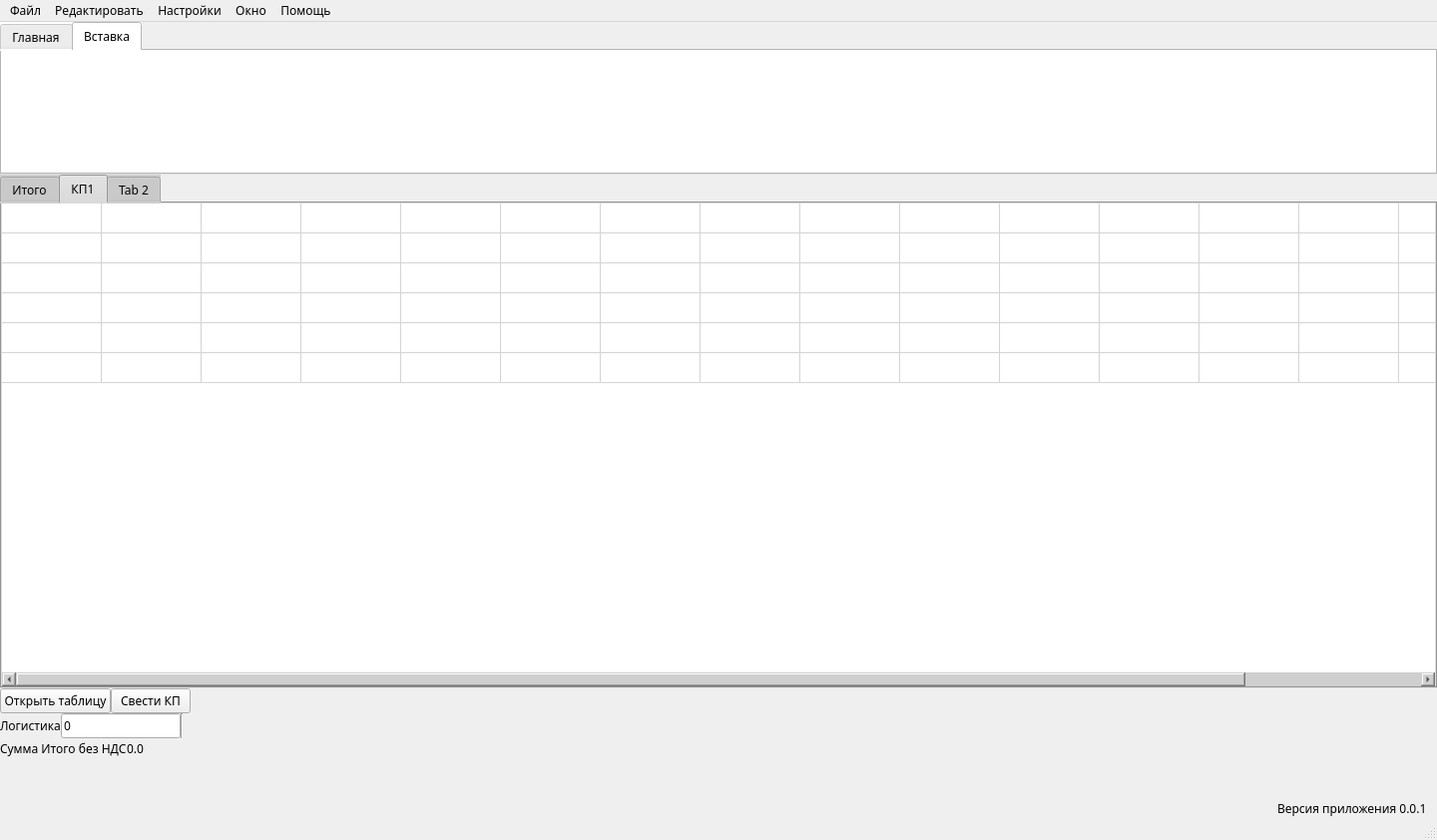
<?xml version="1.0" encoding="UTF-8"?>
<ui version="4.0">
 <class>MainWindow</class>
 <widget class="QMainWindow" name="MainWindow">
  <property name="geometry">
   <rect>
    <x>0</x>
    <y>0</y>
    <width>1440</width>
    <height>842</height>
   </rect>
  </property>
  <property name="sizePolicy">
   <sizepolicy hsizetype="Expanding" vsizetype="Expanding">
    <horstretch>0</horstretch>
    <verstretch>0</verstretch>
   </sizepolicy>
  </property>
  <property name="font">
   <font>
    <family>Gadugi</family>
   </font>
  </property>
  <property name="windowTitle">
   <string>Автоматизация подготовки коммерческих предложений</string>
  </property>
  <property name="autoFillBackground">
   <bool>true</bool>
  </property>
  <property name="styleSheet">
   <string notr="true"/>
  </property>
  <widget class="QWidget" name="centralwidget">
   <property name="sizePolicy">
    <sizepolicy hsizetype="Expanding" vsizetype="Expanding">
     <horstretch>0</horstretch>
     <verstretch>0</verstretch>
    </sizepolicy>
   </property>
   <layout class="QVBoxLayout" name="verticalLayout">
    <property name="spacing">
     <number>0</number>
    </property>
    <property name="leftMargin">
     <number>0</number>
    </property>
    <property name="topMargin">
     <number>0</number>
    </property>
    <property name="rightMargin">
     <number>0</number>
    </property>
    <property name="bottomMargin">
     <number>0</number>
    </property>
    <item>
     <layout class="QHBoxLayout" name="horizontalLayout_3">
      <property name="topMargin">
       <number>0</number>
      </property>
     </layout>
    </item>
    <item>
     <widget class="QTabWidget" name="EditMenu_2">
      <property name="sizePolicy">
       <sizepolicy hsizetype="Expanding" vsizetype="Minimum">
        <horstretch>0</horstretch>
        <verstretch>0</verstretch>
       </sizepolicy>
      </property>
      <property name="minimumSize">
       <size>
        <width>1440</width>
        <height>117</height>
       </size>
      </property>
      <property name="styleSheet">
       <string notr="true">background-color: #ffffff;


</string>
      </property>
      <property name="currentIndex">
       <number>1</number>
      </property>
      <widget class="QWidget" name="MainTab">
       <property name="sizePolicy">
        <sizepolicy hsizetype="Preferred" vsizetype="Maximum">
         <horstretch>0</horstretch>
         <verstretch>0</verstretch>
        </sizepolicy>
       </property>
       <property name="minimumSize">
        <size>
         <width>0</width>
         <height>0</height>
        </size>
       </property>
       <attribute name="title">
        <string>Главная</string>
       </attribute>
       <layout class="QHBoxLayout" name="horizontalLayout_4">
        <property name="spacing">
         <number>10</number>
        </property>
        <property name="leftMargin">
         <number>5</number>
        </property>
        <property name="topMargin">
         <number>0</number>
        </property>
        <property name="rightMargin">
         <number>5</number>
        </property>
        <property name="bottomMargin">
         <number>0</number>
        </property>
        <item>
         <layout class="QVBoxLayout" name="VLayoutBuffer">
          <property name="bottomMargin">
           <number>5</number>
          </property>
          <item>
           <layout class="QHBoxLayout" name="horizontalLayout_5">
            <property name="leftMargin">
             <number>5</number>
            </property>
            <property name="topMargin">
             <number>5</number>
            </property>
            <item>
             <widget class="QPushButton" name="pushButton_2">
              <property name="enabled">
               <bool>true</bool>
              </property>
              <property name="sizePolicy">
               <sizepolicy hsizetype="Preferred" vsizetype="Minimum">
                <horstretch>0</horstretch>
                <verstretch>0</verstretch>
               </sizepolicy>
              </property>
              <property name="font">
               <font>
                <family>SF Pro Text</family>
                <pointsize>8</pointsize>
               </font>
              </property>
              <property name="styleSheet">
               <string notr="true">background-color: #dbdbdb;</string>
              </property>
              <property name="text">
               <string>Вставить</string>
              </property>
              <property name="icon">
               <iconset theme="QIcon::ThemeIcon::EditPaste">
                <normaloff>.</normaloff>.</iconset>
              </property>
              <property name="flat">
               <bool>false</bool>
              </property>
             </widget>
            </item>
            <item>
             <layout class="QVBoxLayout" name="verticalLayout_7">
              <item>
               <widget class="QPushButton" name="pushButton_5">
                <property name="sizePolicy">
                 <sizepolicy hsizetype="Minimum" vsizetype="Fixed">
                  <horstretch>0</horstretch>
                  <verstretch>0</verstretch>
                 </sizepolicy>
                </property>
                <property name="font">
                 <font>
                  <family>SF Pro Text</family>
                  <pointsize>8</pointsize>
                 </font>
                </property>
                <property name="styleSheet">
                 <string notr="true">background-color: #dbdbdb;</string>
                </property>
                <property name="text">
                 <string>Вырезать</string>
                </property>
                <property name="icon">
                 <iconset theme="QIcon::ThemeIcon::EditCut">
                  <normaloff>.</normaloff>.</iconset>
                </property>
               </widget>
              </item>
              <item>
               <widget class="QPushButton" name="pushButton_4">
                <property name="sizePolicy">
                 <sizepolicy hsizetype="Minimum" vsizetype="Fixed">
                  <horstretch>0</horstretch>
                  <verstretch>0</verstretch>
                 </sizepolicy>
                </property>
                <property name="font">
                 <font>
                  <family>SF Pro Text</family>
                  <pointsize>8</pointsize>
                 </font>
                </property>
                <property name="styleSheet">
                 <string notr="true">background-color: #dbdbdb;</string>
                </property>
                <property name="text">
                 <string>Копировать</string>
                </property>
                <property name="icon">
                 <iconset theme="QIcon::ThemeIcon::EditCopy">
                  <normaloff>.</normaloff>.</iconset>
                </property>
               </widget>
              </item>
              <item>
               <widget class="QPushButton" name="pushButton_3">
                <property name="sizePolicy">
                 <sizepolicy hsizetype="Minimum" vsizetype="Fixed">
                  <horstretch>0</horstretch>
                  <verstretch>0</verstretch>
                 </sizepolicy>
                </property>
                <property name="font">
                 <font>
                  <family>SF Pro Text</family>
                  <pointsize>8</pointsize>
                 </font>
                </property>
                <property name="styleSheet">
                 <string notr="true">background-color: #dbdbdb;</string>
                </property>
                <property name="text">
                 <string>Формат по образцу</string>
                </property>
               </widget>
              </item>
             </layout>
            </item>
           </layout>
          </item>
          <item>
           <widget class="QLabel" name="label">
            <property name="sizePolicy">
             <sizepolicy hsizetype="Preferred" vsizetype="Fixed">
              <horstretch>0</horstretch>
              <verstretch>0</verstretch>
             </sizepolicy>
            </property>
            <property name="font">
             <font>
              <family>SF Pro Text</family>
              <pointsize>8</pointsize>
              <weight>50</weight>
              <italic>true</italic>
              <bold>false</bold>
              <stylestrategy>PreferAntialias</stylestrategy>
             </font>
            </property>
            <property name="text">
             <string>Буфер обмена</string>
            </property>
            <property name="scaledContents">
             <bool>false</bool>
            </property>
           </widget>
          </item>
         </layout>
        </item>
        <item>
         <widget class="Line" name="line">
          <property name="sizePolicy">
           <sizepolicy hsizetype="Fixed" vsizetype="Minimum">
            <horstretch>0</horstretch>
            <verstretch>0</verstretch>
           </sizepolicy>
          </property>
          <property name="orientation">
           <enum>Qt::Vertical</enum>
          </property>
         </widget>
        </item>
        <item>
         <layout class="QVBoxLayout" name="verticalLayout_6">
          <property name="sizeConstraint">
           <enum>QLayout::SetDefaultConstraint</enum>
          </property>
          <property name="bottomMargin">
           <number>5</number>
          </property>
          <item>
           <layout class="QVBoxLayout" name="verticalLayout_8">
            <property name="sizeConstraint">
             <enum>QLayout::SetDefaultConstraint</enum>
            </property>
            <property name="bottomMargin">
             <number>0</number>
            </property>
            <item>
             <layout class="QHBoxLayout" name="horizontalLayout_6">
              <property name="sizeConstraint">
               <enum>QLayout::SetDefaultConstraint</enum>
              </property>
              <item>
               <widget class="QFontComboBox" name="fontComboBox">
                <property name="styleSheet">
                 <string notr="true">background-color: #dbdbdb;</string>
                </property>
               </widget>
              </item>
              <item>
               <widget class="QSpinBox" name="spinBox">
                <property name="styleSheet">
                 <string notr="true">background-color: #dbdbdb;</string>
                </property>
               </widget>
              </item>
              <item>
               <widget class="QPushButton" name="pushButton_6">
                <property name="sizePolicy">
                 <sizepolicy hsizetype="Fixed" vsizetype="Fixed">
                  <horstretch>0</horstretch>
                  <verstretch>0</verstretch>
                 </sizepolicy>
                </property>
                <property name="styleSheet">
                 <string notr="true">background-color: #dbdbdb;</string>
                </property>
                <property name="text">
                 <string/>
                </property>
                <property name="icon">
                 <iconset theme="QIcon::ThemeIcon::ListAdd">
                  <normaloff>.</normaloff>.</iconset>
                </property>
               </widget>
              </item>
              <item>
               <widget class="QPushButton" name="pushButton_7">
                <property name="sizePolicy">
                 <sizepolicy hsizetype="Fixed" vsizetype="Fixed">
                  <horstretch>0</horstretch>
                  <verstretch>0</verstretch>
                 </sizepolicy>
                </property>
                <property name="styleSheet">
                 <string notr="true">background-color: #dbdbdb;</string>
                </property>
                <property name="text">
                 <string/>
                </property>
                <property name="icon">
                 <iconset theme="QIcon::ThemeIcon::ListRemove">
                  <normaloff>.</normaloff>.</iconset>
                </property>
               </widget>
              </item>
             </layout>
            </item>
            <item>
             <layout class="QHBoxLayout" name="horizontalLayout_7">
              <property name="sizeConstraint">
               <enum>QLayout::SetDefaultConstraint</enum>
              </property>
              <item>
               <widget class="QPushButton" name="pushButton_10">
                <property name="styleSheet">
                 <string notr="true">background-color: #dbdbdb;</string>
                </property>
                <property name="text">
                 <string/>
                </property>
                <property name="icon">
                 <iconset theme="QIcon::ThemeIcon::FormatTextBold">
                  <normaloff>.</normaloff>.</iconset>
                </property>
               </widget>
              </item>
              <item>
               <widget class="QPushButton" name="pushButton_9">
                <property name="styleSheet">
                 <string notr="true">background-color: #dbdbdb;</string>
                </property>
                <property name="text">
                 <string/>
                </property>
                <property name="icon">
                 <iconset theme="QIcon::ThemeIcon::FormatTextItalic">
                  <normaloff>.</normaloff>.</iconset>
                </property>
               </widget>
              </item>
              <item>
               <widget class="QPushButton" name="pushButton_11">
                <property name="styleSheet">
                 <string notr="true">background-color: #dbdbdb;</string>
                </property>
                <property name="text">
                 <string/>
                </property>
                <property name="icon">
                 <iconset theme="QIcon::ThemeIcon::FormatTextUnderline">
                  <normaloff>.</normaloff>.</iconset>
                </property>
               </widget>
              </item>
              <item>
               <widget class="QPushButton" name="pushButton_12">
                <property name="styleSheet">
                 <string notr="true">background-color: #dbdbdb;</string>
                </property>
                <property name="text">
                 <string>PushButton</string>
                </property>
               </widget>
              </item>
              <item>
               <widget class="QPushButton" name="pushButton_8">
                <property name="styleSheet">
                 <string notr="true">background-color: #dbdbdb;</string>
                </property>
                <property name="text">
                 <string>PushButton</string>
                </property>
               </widget>
              </item>
             </layout>
            </item>
           </layout>
          </item>
          <item>
           <widget class="QLabel" name="label_3">
            <property name="sizePolicy">
             <sizepolicy hsizetype="Preferred" vsizetype="Maximum">
              <horstretch>0</horstretch>
              <verstretch>0</verstretch>
             </sizepolicy>
            </property>
            <property name="font">
             <font>
              <family>SF Pro Text</family>
              <pointsize>8</pointsize>
              <italic>true</italic>
              <stylestrategy>PreferAntialias</stylestrategy>
             </font>
            </property>
            <property name="text">
             <string>Шрифт</string>
            </property>
           </widget>
          </item>
         </layout>
        </item>
        <item>
         <widget class="Line" name="line_2">
          <property name="orientation">
           <enum>Qt::Vertical</enum>
          </property>
         </widget>
        </item>
        <item>
         <layout class="QVBoxLayout" name="verticalLayout_9">
          <property name="spacing">
           <number>0</number>
          </property>
          <property name="sizeConstraint">
           <enum>QLayout::SetDefaultConstraint</enum>
          </property>
          <property name="bottomMargin">
           <number>5</number>
          </property>
          <item>
           <layout class="QVBoxLayout" name="verticalLayout_11">
            <item>
             <layout class="QHBoxLayout" name="horizontalLayout_13"/>
            </item>
            <item>
             <spacer name="verticalSpacer_2">
              <property name="orientation">
               <enum>Qt::Vertical</enum>
              </property>
              <property name="sizeHint" stdset="0">
               <size>
                <width>20</width>
                <height>40</height>
               </size>
              </property>
             </spacer>
            </item>
            <item>
             <layout class="QHBoxLayout" name="horizontalLayout_9">
              <property name="bottomMargin">
               <number>4</number>
              </property>
             </layout>
            </item>
           </layout>
          </item>
          <item>
           <widget class="QLabel" name="label_4">
            <property name="sizePolicy">
             <sizepolicy hsizetype="Preferred" vsizetype="Minimum">
              <horstretch>0</horstretch>
              <verstretch>0</verstretch>
             </sizepolicy>
            </property>
            <property name="font">
             <font>
              <family>SF Pro Text</family>
              <pointsize>8</pointsize>
              <italic>true</italic>
             </font>
            </property>
            <property name="text">
             <string>Выравнивание</string>
            </property>
           </widget>
          </item>
         </layout>
        </item>
        <item>
         <layout class="QVBoxLayout" name="verticalLayout_5">
          <property name="sizeConstraint">
           <enum>QLayout::SetDefaultConstraint</enum>
          </property>
         </layout>
        </item>
        <item>
         <layout class="QVBoxLayout" name="verticalLayout_10">
          <property name="sizeConstraint">
           <enum>QLayout::SetDefaultConstraint</enum>
          </property>
         </layout>
        </item>
        <item>
         <spacer name="horizontalSpacer_5">
          <property name="orientation">
           <enum>Qt::Horizontal</enum>
          </property>
          <property name="sizeHint" stdset="0">
           <size>
            <width>40</width>
            <height>20</height>
           </size>
          </property>
         </spacer>
        </item>
        <item>
         <spacer name="horizontalSpacer_3">
          <property name="orientation">
           <enum>Qt::Vertical</enum>
          </property>
          <property name="sizeHint" stdset="0">
           <size>
            <width>40</width>
            <height>20</height>
           </size>
          </property>
         </spacer>
        </item>
       </layout>
      </widget>
      <widget class="QWidget" name="tab_5">
       <attribute name="title">
        <string>Вставка</string>
       </attribute>
      </widget>
     </widget>
    </item>
    <item>
     <widget class="QTabWidget" name="tabWidget">
      <property name="sizePolicy">
       <sizepolicy hsizetype="Expanding" vsizetype="Expanding">
        <horstretch>0</horstretch>
        <verstretch>0</verstretch>
       </sizepolicy>
      </property>
      <property name="styleSheet">
       <string notr="true">background-color: #cfcfcf;</string>
      </property>
      <property name="currentIndex">
       <number>1</number>
      </property>
      <widget class="QWidget" name="tab_3">
       <attribute name="title">
        <string>Итого</string>
       </attribute>
       <layout class="QVBoxLayout" name="verticalLayout_4">
        <item>
         <widget class="QTableWidget" name="tableWidget_3"/>
        </item>
       </layout>
      </widget>
      <widget class="QWidget" name="tab">
       <property name="sizePolicy">
        <sizepolicy hsizetype="Preferred" vsizetype="Minimum">
         <horstretch>0</horstretch>
         <verstretch>0</verstretch>
        </sizepolicy>
       </property>
       <property name="maximumSize">
        <size>
         <width>16777215</width>
         <height>493</height>
        </size>
       </property>
       <attribute name="title">
        <string>КП1</string>
       </attribute>
       <layout class="QVBoxLayout" name="verticalLayout_2">
        <property name="spacing">
         <number>0</number>
        </property>
        <property name="leftMargin">
         <number>0</number>
        </property>
        <property name="topMargin">
         <number>0</number>
        </property>
        <property name="rightMargin">
         <number>0</number>
        </property>
        <property name="bottomMargin">
         <number>0</number>
        </property>
        <item>
         <widget class="QTableWidget" name="KpTable">
          <property name="sizePolicy">
           <sizepolicy hsizetype="Preferred" vsizetype="Preferred">
            <horstretch>0</horstretch>
            <verstretch>0</verstretch>
           </sizepolicy>
          </property>
          <property name="styleSheet">
           <string notr="true">QTableWidget{
background-color: white;
}
QHeaderView::section {
    background-color: #c9c9c9;
    color: black;
    font-weight: bold;
}
QHeaderView::section:checked {
    background-color: #495057;
}

QHeaderView::section:hover {
    background-color: #495057;
}
QTableWidget::item:nth-child(even) {
    background-color: #f8f9fa;
}

QTableWidget::item:nth-child(odd) {
    background-color: white;
}
QTableWidget::item:hover {
    background-color: #e3f2fd;
}
QTableWidget::item:selected {
    background-color: #007bff;
    color: black;
}</string>
          </property>
          <property name="frameShape">
           <enum>QFrame::NoFrame</enum>
          </property>
          <property name="sizeAdjustPolicy">
           <enum>QAbstractScrollArea::AdjustIgnored</enum>
          </property>
          <property name="tabKeyNavigation">
           <bool>true</bool>
          </property>
          <property name="showDropIndicator" stdset="0">
           <bool>true</bool>
          </property>
          <property name="showGrid">
           <bool>true</bool>
          </property>
          <property name="gridStyle">
           <enum>Qt::SolidLine</enum>
          </property>
          <property name="sortingEnabled">
           <bool>false</bool>
          </property>
          <attribute name="horizontalHeaderVisible">
           <bool>false</bool>
          </attribute>
          <attribute name="horizontalHeaderCascadingSectionResizes">
           <bool>false</bool>
          </attribute>
          <attribute name="horizontalHeaderHighlightSections">
           <bool>true</bool>
          </attribute>
          <attribute name="verticalHeaderVisible">
           <bool>false</bool>
          </attribute>
          <row>
           <property name="text">
            <string/>
           </property>
          </row>
          <row>
           <property name="text">
            <string/>
           </property>
          </row>
          <row>
           <property name="text">
            <string/>
           </property>
          </row>
          <row>
           <property name="text">
            <string/>
           </property>
          </row>
          <row>
           <property name="text">
            <string/>
           </property>
          </row>
          <row>
           <property name="text">
            <string/>
           </property>
          </row>
          <column>
           <property name="text">
            <string>№</string>
           </property>
          </column>
          <column>
           <property name="text">
            <string>Наименование</string>
           </property>
           <property name="font">
            <font>
             <family>SF Pro Text</family>
             <weight>50</weight>
             <bold>false</bold>
            </font>
           </property>
          </column>
          <column>
           <property name="text">
            <string>Каталожный номер </string>
           </property>
           <property name="font">
            <font>
             <family>SF Pro Text</family>
             <weight>50</weight>
             <bold>false</bold>
            </font>
           </property>
          </column>
          <column>
           <property name="text">
            <string>Ед. изм.</string>
           </property>
           <property name="font">
            <font>
             <family>SF Pro Text</family>
             <pointsize>8</pointsize>
            </font>
           </property>
          </column>
          <column>
           <property name="text">
            <string>Кол-во</string>
           </property>
           <property name="font">
            <font>
             <family>SF Pro Text</family>
             <pointsize>8</pointsize>
            </font>
           </property>
          </column>
          <column>
           <property name="text">
            <string>Цена за ед. без НДС</string>
           </property>
          </column>
          <column>
           <property name="text">
            <string>Итого без НДС</string>
           </property>
          </column>
          <column>
           <property name="text">
            <string>Логистика</string>
           </property>
          </column>
          <column>
           <property name="text">
            <string>Таможня</string>
           </property>
          </column>
          <column>
           <property name="text">
            <string>Цена за ед </string>
           </property>
          </column>
          <column>
           <property name="text">
            <string>Цена реализации за ед. без НДС</string>
           </property>
          </column>
          <column>
           <property name="text">
            <string>Итого реализации без НДС</string>
           </property>
          </column>
          <column>
           <property name="text">
            <string>Итого реализации с НДС</string>
           </property>
          </column>
          <column>
           <property name="text">
            <string>Срок поставки</string>
           </property>
          </column>
          <column>
           <property name="text">
            <string>Срок поставщика</string>
           </property>
          </column>
          <column>
           <property name="text">
            <string>Новый столбец</string>
           </property>
          </column>
         </widget>
        </item>
       </layout>
      </widget>
      <widget class="QWidget" name="tab_2">
       <attribute name="title">
        <string>Tab 2</string>
       </attribute>
       <layout class="QVBoxLayout" name="verticalLayout_3">
        <item>
         <widget class="QTableWidget" name="tableWidget_2"/>
        </item>
       </layout>
      </widget>
     </widget>
    </item>
    <item>
     <layout class="QHBoxLayout" name="horizontalLayout_2">
      <item>
       <widget class="QPushButton" name="openTableButton">
        <property name="text">
         <string>Открыть таблицу</string>
        </property>
       </widget>
      </item>
      <item>
       <widget class="QPushButton" name="pushButton">
        <property name="text">
         <string>Свести КП</string>
        </property>
       </widget>
      </item>
      <item>
       <spacer name="horizontalSpacer_2">
        <property name="orientation">
         <enum>Qt::Horizontal</enum>
        </property>
        <property name="sizeHint" stdset="0">
         <size>
          <width>40</width>
          <height>20</height>
         </size>
        </property>
       </spacer>
      </item>
     </layout>
    </item>
    <item>
     <layout class="QHBoxLayout" name="horizontalLayout_8">
      <property name="topMargin">
       <number>0</number>
      </property>
      <item>
       <widget class="QLabel" name="label_5">
        <property name="text">
         <string>Логистика</string>
        </property>
       </widget>
      </item>
      <item>
       <widget class="QLineEdit" name="logisticNum">
        <property name="sizePolicy">
         <sizepolicy hsizetype="Preferred" vsizetype="Fixed">
          <horstretch>0</horstretch>
          <verstretch>0</verstretch>
         </sizepolicy>
        </property>
        <property name="minimumSize">
         <size>
          <width>120</width>
          <height>0</height>
         </size>
        </property>
        <property name="text">
         <string>0</string>
        </property>
        <property name="placeholderText">
         <string>Число</string>
        </property>
        <property name="clearButtonEnabled">
         <bool>false</bool>
        </property>
       </widget>
      </item>
      <item>
       <widget class="Line" name="line_3">
        <property name="orientation">
         <enum>Qt::Vertical</enum>
        </property>
       </widget>
      </item>
      <item>
       <spacer name="horizontalSpacer_4">
        <property name="orientation">
         <enum>Qt::Horizontal</enum>
        </property>
        <property name="sizeHint" stdset="0">
         <size>
          <width>40</width>
          <height>20</height>
         </size>
        </property>
       </spacer>
      </item>
     </layout>
    </item>
    <item>
     <layout class="QHBoxLayout" name="horizontalLayout_10">
      <property name="topMargin">
       <number>0</number>
      </property>
      <item>
       <widget class="QLabel" name="label_6">
        <property name="text">
         <string>Сумма Итого без НДС</string>
        </property>
       </widget>
      </item>
      <item>
       <widget class="QLabel" name="label_7">
        <property name="text">
         <string>0.0</string>
        </property>
       </widget>
      </item>
      <item>
       <spacer name="horizontalSpacer_6">
        <property name="orientation">
         <enum>Qt::Horizontal</enum>
        </property>
        <property name="sizeHint" stdset="0">
         <size>
          <width>40</width>
          <height>20</height>
         </size>
        </property>
       </spacer>
      </item>
     </layout>
    </item>
    <item>
     <spacer name="verticalSpacer">
      <property name="orientation">
       <enum>Qt::Vertical</enum>
      </property>
      <property name="sizeType">
       <enum>QSizePolicy::Fixed</enum>
      </property>
      <property name="sizeHint" stdset="0">
       <size>
        <width>20</width>
        <height>40</height>
       </size>
      </property>
     </spacer>
    </item>
    <item>
     <layout class="QHBoxLayout" name="horizontalLayout">
      <property name="rightMargin">
       <number>10</number>
      </property>
      <item>
       <spacer name="horizontalSpacer">
        <property name="orientation">
         <enum>Qt::Horizontal</enum>
        </property>
        <property name="sizeHint" stdset="0">
         <size>
          <width>40</width>
          <height>20</height>
         </size>
        </property>
       </spacer>
      </item>
      <item>
       <widget class="QLabel" name="label_2">
        <property name="text">
         <string>Версия приложения 0.0.1</string>
        </property>
       </widget>
      </item>
     </layout>
    </item>
   </layout>
  </widget>
  <widget class="QMenuBar" name="menubar">
   <property name="geometry">
    <rect>
     <x>0</x>
     <y>0</y>
     <width>1440</width>
     <height>21</height>
    </rect>
   </property>
   <property name="defaultUp">
    <bool>false</bool>
   </property>
   <widget class="QMenu" name="FileMenu">
    <property name="tearOffEnabled">
     <bool>false</bool>
    </property>
    <property name="title">
     <string>Файл</string>
    </property>
    <addaction name="action_1"/>
    <addaction name="action"/>
   </widget>
   <widget class="QMenu" name="EditMenu">
    <property name="title">
     <string>Редактировать</string>
    </property>
    <addaction name="editTableButton"/>
    <addaction name="editParamsButton"/>
   </widget>
   <widget class="QMenu" name="SettingsMenu">
    <property name="title">
     <string>Настройки</string>
    </property>
   </widget>
   <widget class="QMenu" name="WindowMenu">
    <property name="title">
     <string>Окно</string>
    </property>
   </widget>
   <widget class="QMenu" name="HelpMenu">
    <property name="title">
     <string>Помощь</string>
    </property>
   </widget>
   <addaction name="FileMenu"/>
   <addaction name="EditMenu"/>
   <addaction name="SettingsMenu"/>
   <addaction name="WindowMenu"/>
   <addaction name="HelpMenu"/>
  </widget>
  <widget class="QStatusBar" name="statusbar"/>
  <action name="action_1">
   <property name="text">
    <string>Окрыть КП1</string>
   </property>
  </action>
  <action name="action">
   <property name="text">
    <string>Сформировать</string>
   </property>
  </action>
  <action name="editTableButton">
   <property name="text">
    <string>Редактировать в таблице</string>
   </property>
  </action>
  <action name="editParamsButton">
   <property name="text">
    <string>Редактировать переменные</string>
   </property>
  </action>
 </widget>
 <resources/>
 <connections/>
</ui>
